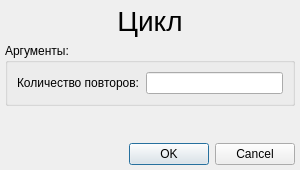
<?xml version="1.0" encoding="UTF-8"?>
<ui version="4.0">
 <class>CycleDialog</class>
 <widget class="QDialog" name="CycleDialog">
  <property name="geometry">
   <rect>
    <x>0</x>
    <y>0</y>
    <width>300</width>
    <height>170</height>
   </rect>
  </property>
  <property name="windowTitle">
   <string>Цикл</string>
  </property>
  <property name="toolTip">
   <string>&lt;html&gt;&lt;head/&gt;&lt;body&gt;&lt;p align=&quot;justify&quot;&gt;&lt;span style=&quot; font-size:12pt;&quot;&gt;Быстрая клавиша &lt;/span&gt;&lt;span style=&quot; font-size:12pt; color:#3300ff;&quot;&gt;F &lt;/span&gt;&lt;span style=&quot; font-size:12pt;&quot;&gt;&lt;br/&gt;ЦИКЛ [&lt;/span&gt;&lt;span style=&quot; font-size:12pt; font-weight:600;&quot;&gt;N РАЗ&lt;/span&gt;&lt;span style=&quot; font-size:12pt;&quot;&gt;] &lt;br/&gt;Выполнить команды расположенные между строками &lt;br/&gt;ЦИКЛ и КОН. ЦИКЛА &amp;lt; N РАЗ &amp;gt; &lt;/span&gt;&lt;/p&gt;&lt;/body&gt;&lt;/html&gt;</string>
  </property>
  <property name="whatsThis">
   <string>&lt;html&gt;&lt;head/&gt;&lt;body&gt;&lt;p align=&quot;justify&quot;&gt;&lt;span style=&quot; font-size:12pt;&quot;&gt;Быстрая клавиша &lt;/span&gt;&lt;span style=&quot; font-size:12pt; color:#3300ff;&quot;&gt;F &lt;/span&gt;&lt;span style=&quot; font-size:12pt;&quot;&gt;&lt;br/&gt;ЦИКЛ [&lt;/span&gt;&lt;span style=&quot; font-size:12pt; font-weight:600;&quot;&gt;N РАЗ&lt;/span&gt;&lt;span style=&quot; font-size:12pt;&quot;&gt;] &lt;br/&gt;Выполнить команды расположенные между строками &lt;br/&gt;ЦИКЛ и КОН. ЦИКЛА &amp;lt; N РАЗ &amp;gt; &lt;/span&gt;&lt;/p&gt;&lt;/body&gt;&lt;/html&gt;</string>
  </property>
  <layout class="QVBoxLayout" name="verticalLayout_3">
   <property name="leftMargin">
    <number>5</number>
   </property>
   <property name="topMargin">
    <number>5</number>
   </property>
   <property name="rightMargin">
    <number>5</number>
   </property>
   <property name="bottomMargin">
    <number>5</number>
   </property>
   <item>
    <widget class="QLabel" name="cycle_label_title">
     <property name="font">
      <font>
       <pointsize>21</pointsize>
      </font>
     </property>
     <property name="text">
      <string>Цикл</string>
     </property>
     <property name="alignment">
      <set>Qt::AlignCenter</set>
     </property>
    </widget>
   </item>
   <item>
    <widget class="QGroupBox" name="cycle_arguments_groupBox">
     <property name="title">
      <string>Аргументы:</string>
     </property>
     <layout class="QHBoxLayout" name="horizontalLayout">
      <item>
       <widget class="QLabel" name="cycle_amount_label">
        <property name="text">
         <string>Количество повторов:</string>
        </property>
       </widget>
      </item>
      <item>
       <widget class="QLineEdit" name="cycle_amount_lineEdit"/>
      </item>
     </layout>
    </widget>
   </item>
   <item>
    <spacer name="verticalSpacer">
     <property name="orientation">
      <enum>Qt::Vertical</enum>
     </property>
     <property name="sizeHint" stdset="0">
      <size>
       <width>20</width>
       <height>100</height>
      </size>
     </property>
    </spacer>
   </item>
   <item>
    <widget class="QDialogButtonBox" name="buttonBox">
     <property name="orientation">
      <enum>Qt::Horizontal</enum>
     </property>
     <property name="standardButtons">
      <set>QDialogButtonBox::Cancel|QDialogButtonBox::Ok</set>
     </property>
    </widget>
   </item>
  </layout>
 </widget>
 <resources/>
 <connections>
  <connection>
   <sender>buttonBox</sender>
   <signal>accepted()</signal>
   <receiver>CycleDialog</receiver>
   <slot>accept()</slot>
   <hints>
    <hint type="sourcelabel">
     <x>248</x>
     <y>254</y>
    </hint>
    <hint type="destinationlabel">
     <x>157</x>
     <y>274</y>
    </hint>
   </hints>
  </connection>
  <connection>
   <sender>buttonBox</sender>
   <signal>rejected()</signal>
   <receiver>CycleDialog</receiver>
   <slot>reject()</slot>
   <hints>
    <hint type="sourcelabel">
     <x>316</x>
     <y>260</y>
    </hint>
    <hint type="destinationlabel">
     <x>286</x>
     <y>274</y>
    </hint>
   </hints>
  </connection>
 </connections>
</ui>
